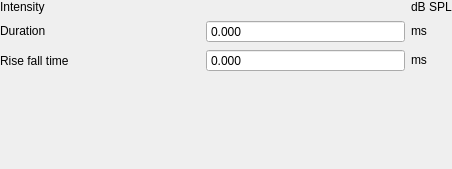
<?xml version="1.0" encoding="UTF-8"?>
<ui version="4.0">
 <class>ParameterWidget</class>
 <widget class="QWidget" name="ParameterWidget">
  <property name="geometry">
   <rect>
    <x>0</x>
    <y>0</y>
    <width>452</width>
    <height>169</height>
   </rect>
  </property>
  <property name="windowTitle">
   <string>Form</string>
  </property>
  <layout class="QVBoxLayout" name="verticalLayout">
   <property name="margin">
    <number>0</number>
   </property>
   <item>
    <layout class="QGridLayout" name="gridLayout_5">
     <item row="3" column="0">
      <widget class="QLabel" name="label_40">
       <property name="text">
        <string>Rise fall time</string>
       </property>
      </widget>
     </item>
     <item row="0" column="2">
      <widget class="QLabel" name="label_6">
       <property name="text">
        <string>dB SPL</string>
       </property>
      </widget>
     </item>
     <item row="1" column="0">
      <widget class="QLabel" name="label_32">
       <property name="sizePolicy">
        <sizepolicy hsizetype="Preferred" vsizetype="Fixed">
         <horstretch>0</horstretch>
         <verstretch>0</verstretch>
        </sizepolicy>
       </property>
       <property name="text">
        <string>Duration</string>
       </property>
      </widget>
     </item>
     <item row="1" column="2">
      <widget class="QLabel" name="tunit_lbl_0">
       <property name="sizePolicy">
        <sizepolicy hsizetype="Preferred" vsizetype="Fixed">
         <horstretch>0</horstretch>
         <verstretch>0</verstretch>
        </sizepolicy>
       </property>
       <property name="text">
        <string>ms</string>
       </property>
      </widget>
     </item>
     <item row="0" column="0">
      <widget class="QLabel" name="label_42">
       <property name="text">
        <string>Intensity</string>
       </property>
      </widget>
     </item>
     <item row="3" column="2">
      <widget class="QLabel" name="tunit_lbl_1">
       <property name="sizePolicy">
        <sizepolicy hsizetype="Fixed" vsizetype="Fixed">
         <horstretch>0</horstretch>
         <verstretch>0</verstretch>
        </sizepolicy>
       </property>
       <property name="text">
        <string>ms</string>
       </property>
      </widget>
     </item>
     <item row="0" column="1">
      <widget class="IncrementInput" name="dbSpnbx" native="true"/>
     </item>
     <item row="1" column="1">
      <widget class="SmartSpinBox" name="durSpnbx">
       <property name="buttonSymbols">
        <enum>QAbstractSpinBox::NoButtons</enum>
       </property>
       <property name="decimals">
        <number>3</number>
       </property>
       <property name="maximum">
        <double>2000.000000000000000</double>
       </property>
      </widget>
     </item>
     <item row="3" column="1">
      <widget class="SmartSpinBox" name="risefallSpnbx">
       <property name="buttonSymbols">
        <enum>QAbstractSpinBox::NoButtons</enum>
       </property>
       <property name="decimals">
        <number>3</number>
       </property>
       <property name="maximum">
        <double>500.000000000000000</double>
       </property>
      </widget>
     </item>
    </layout>
   </item>
   <item>
    <spacer name="verticalSpacer">
     <property name="orientation">
      <enum>Qt::Vertical</enum>
     </property>
     <property name="sizeHint" stdset="0">
      <size>
       <width>20</width>
       <height>40</height>
      </size>
     </property>
    </spacer>
   </item>
  </layout>
 </widget>
 <customwidgets>
  <customwidget>
   <class>SmartSpinBox</class>
   <extends>QDoubleSpinBox</extends>
   <header>spikeylab.stim.smart_spinbox</header>
  </customwidget>
  <customwidget>
   <class>IncrementInput</class>
   <extends>QWidget</extends>
   <header>spikeylab.stim.incrementer</header>
   <container>1</container>
  </customwidget>
 </customwidgets>
 <resources/>
 <connections/>
</ui>
